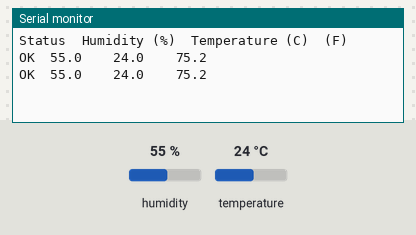
Bench run of a sketch on a simulated Arduino Uno, built with avr-gcc and run on an emulated ATmega328P. On the bench: the last lines printed to the serial monitor. The test bench sets the inputs (shaded band); at power-on: humidity 55 %, temperature 24 °C.

Above: at 9.8 s.
9.9 s: humidity set to 22 %
At 16.4 s:
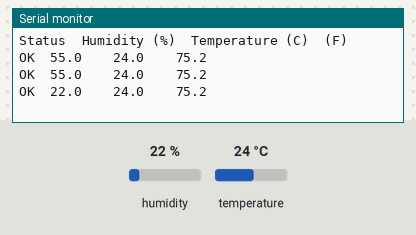
17.9 s: temperature set to 12 °C
At 24.3 s:
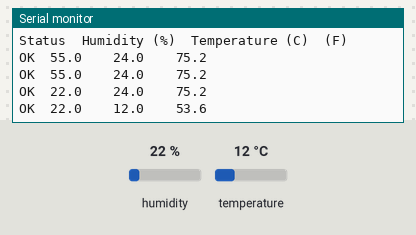
25.9 s: humidity set to 40 %
At 31.1 s:
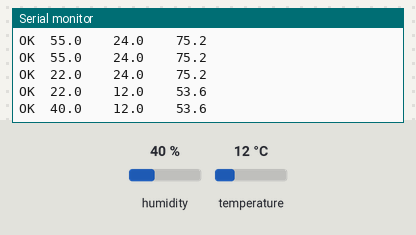
Timing chart, 0 to 32.6 s (numbered marks = the images above; inputs shaded):
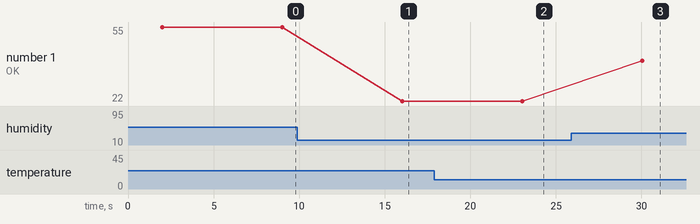

The sketch:

cyclic_update.ino
```cpp
/*******************************************************************************
*  電源が入ると，一定時間間隔でセンサ処理を行い，処理結果をシリアルコンソールで
*  外部に送信するプログラム
*******************************************************************************/

/*******************************************************************************
*  機能のON/OFFなど
*******************************************************************************/
// 特に無し

/*******************************************************************************
*  ピン番号の指定
*******************************************************************************/
/* 温度・湿度センサの接続先ピン(センサ処理の例のため) */
#define DHT_PIN 2            // DHTシリーズの温湿度センサを接続するピン番号
/*******************************************************************************
*  定数の指定
*******************************************************************************/
#define INTERVAL 5000    // センサのデータを読み取る間隔(単位ms)
/*******************************************************************************
*  センサ関係処理
*  注意事項 :
*    ・本来この部分はユーザが開発する
*    ・DHTシリーズのセンサを用いるこのプログラムはあくまでサンプル
*    ・今回使うのはDHTシリーズセンサ用ライブラリのうち，https://github.com/markruys/arduino-DHT
*******************************************************************************/
#include "DHT.h"

DHT dht;


/* センサの起動時の初期化処理 */
void setupSensor()
{
  dht.setup(DHT_PIN); // DHTをセットアップ
  Serial.println("Status\tHumidity (%)\tTemperature (C)\t(F)");
}

/* センサ処理 */
void getSensorValue(){
  delay(dht.getMinimumSamplingPeriod());
  float humidity = dht.getHumidity();
  float temperature = dht.getTemperature();

  Serial.print(dht.getStatusString());
  Serial.print("\t");
  Serial.print(humidity, 1);
  Serial.print("\t\t");
  Serial.print(temperature, 1);
  Serial.print("\t\t");
  Serial.println(dht.toFahrenheit(temperature), 1);
}
/*******************************************************************************
*  ここからプログラム本体
*******************************************************************************/
/*******************************************************************************
*  各種定義
*******************************************************************************/
// 特になし
/*******************************************************************************
*  初期化処理
*******************************************************************************/
void setup()
{
  Serial.begin(9600);
  Serial.println();
  setupSensor();
}

/*******************************************************************************
*  ループ
*******************************************************************************/
void loop()
{
  getSensorValue();
  delay(INTERVAL);
}
```

Measured:
- after the input at 9.9 s, the serial monitor: prints a new line after 6.1 s (image 1)
- after the input at 17.9 s, the serial monitor: prints a new line after 5.1 s (image 2)
- after the input at 25.9 s, the serial monitor: prints a new line after 4.1 s (image 3)
- plotted number 1: 55 → 22 after the input at 9.9 s, 22 → 40 after the input at 25.9 s
